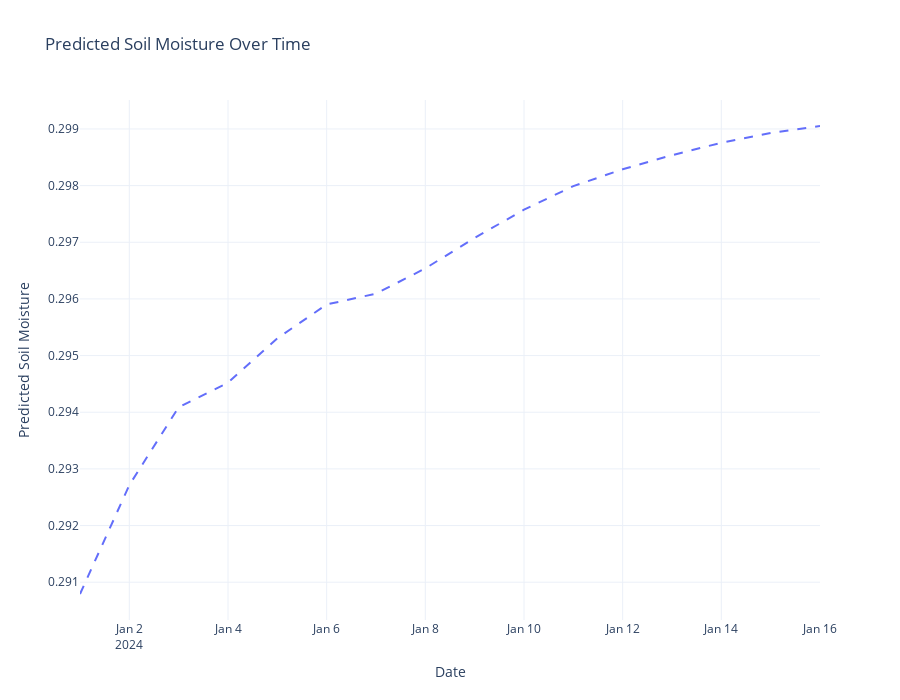

Notebook cell for this chart:
### Code cell
import plotly.graph_objects as go

# Create a figure
fig = go.Figure()

# Add the predicted soil moisture line
fig.add_trace(go.Scatter(
    x=forecast_df.index, 
    y=forecast_df["predicted_soil_moisture"],
    mode='lines',
    name='Predicted Soil Moisture',
    line=dict(dash='dash')  # This creates a dashed line
))

# Update layout for the figure
fig.update_layout(
    title='Predicted Soil Moisture Over Time',
    xaxis_title='Date',
    yaxis_title='Predicted Soil Moisture',
    legend_title='Legend',
    template='plotly_white',  # Optional: set a template
    width=900,  # Width of the plot
    height=700  # Height of the plot
)

# Show the figure
fig.show()

### Figure 1 — Plotly figure (JSON) as saved in the notebook; plotly's stock layout.template omitted (floating-point values rounded to 4 significant figures)
{"data": [{"line": {"dash": "dash"}, "mode": "lines", "name": "Predicted Soil Moisture", "type": "scatter", "x": ["2024-01-01T00:00:00", "2024-01-02T00:00:00", "2024-01-03T00:00:00", "2024-01-04T00:00:00", "2024-01-05T00:00:00", "2024-01-06T00:00:00", "2024-01-07T00:00:00", "2024-01-08T00:00:00", "2024-01-09T00:00:00", "2024-01-10T00:00:00", "2024-01-11T00:00:00", "2024-01-12T00:00:00", "2024-01-13T00:00:00", "2024-01-14T00:00:00", "2024-01-15T00:00:00", "2024-01-16T00:00:00"], "y": [0.2908, 0.2927, 0.2941, 0.2945, 0.2953, 0.2959, 0.2961, 0.2965, 0.2971, 0.2976, 0.298, 0.2983, 0.2985, 0.2988, 0.2989, 0.2991]}], "layout": {"height": 700, "legend": {"title": {"text": "Legend"}}, "title": {"text": "Predicted Soil Moisture Over Time"}, "width": 900, "xaxis": {"title": {"text": "Date"}}, "yaxis": {"title": {"text": "Predicted Soil Moisture"}}}}
